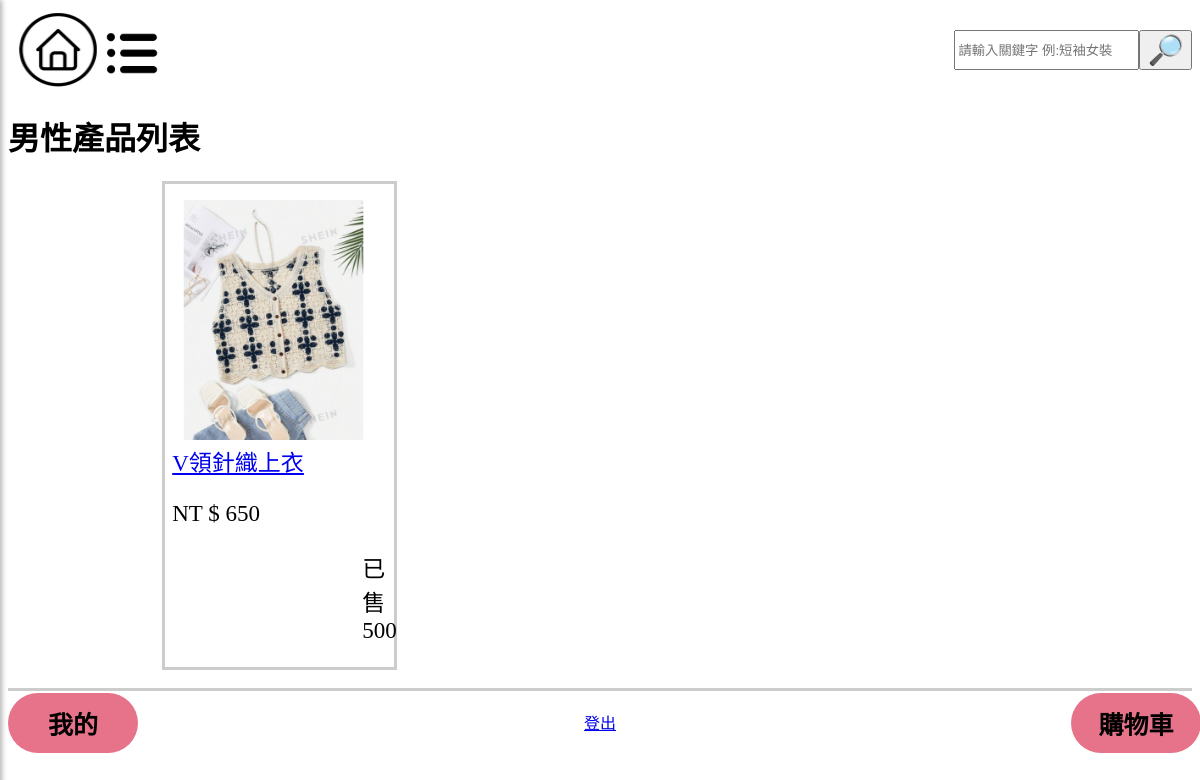
The page /man/ on the database its author committed.
### mysite/models.py (models this page shows, shortened)
class Product(models.Model):
    name = models.CharField(max_length=100)
    image = models.ImageField(upload_to='product_images/', default='default.jpg')  # 定義默認值
    price = models.CharField(max_length=20,default='0')
    color = models.CharField(max_length=20,default='商品顏色')
    description = models.TextField()
    quantity = models.IntegerField(default=0)
    category = models.CharField(max_length=10,default="man")

### mysite/views.py (the view)
# urls.py: path('man/',mv.man,name="man"),
def man(request):
    mans_products = Product.objects.filter(category='man')
    return render(request, 'man.html', {'mans_products': mans_products})

### templates/man.html
{% extends "home.html" %}
{% load static %}
{% block content %}
    <h1>男性產品列表</h1>
    <link rel="stylesheet" href="{% static 'css/main.css' %}">
    <ul>
        {% if mans_products %}
        {% for product in mans_products %}
        <div class="fyp-b">
            {% if product.image %}
                <img id="fyp-p" src="{{ product.image.url }}" alt="{{ product.name }}">
            {% else %}
                <p>No image available</p>
            {% endif %}
            <div class="fyp-1t">
                <a href='/product/{{ product.id }}'>{{product.name }}</a>
                <p>NT $ {{ product.price }}</p>
                <p id="sell{{ forloop.counter }}">已售 {{ product.quantity }}</p>
            </div>
        </div>
        {% endfor %}
        {% else %}
        <li>目前沒有相關產品上架喔</li>
        {% endif %}
    </ul>
{% endblock %}

### static/css/main.css (style rules this page uses)
.fyp-b { width: 20%; height: 50%; border-style: solid; border-color: #ccc; border-width: 3px; margin-left: 10%; }
#fyp-p { width: 80%; height: 80%; margin-left: 16.5px; margin-top: 15px; }
.fyp-1t { margin-left: 3%; font-size: 23px; }
#sell1 { margin-left: 190px; }

### rows shown on the page
Product: image (picture), name "V領針織上衣", price "650", quantity "500"
